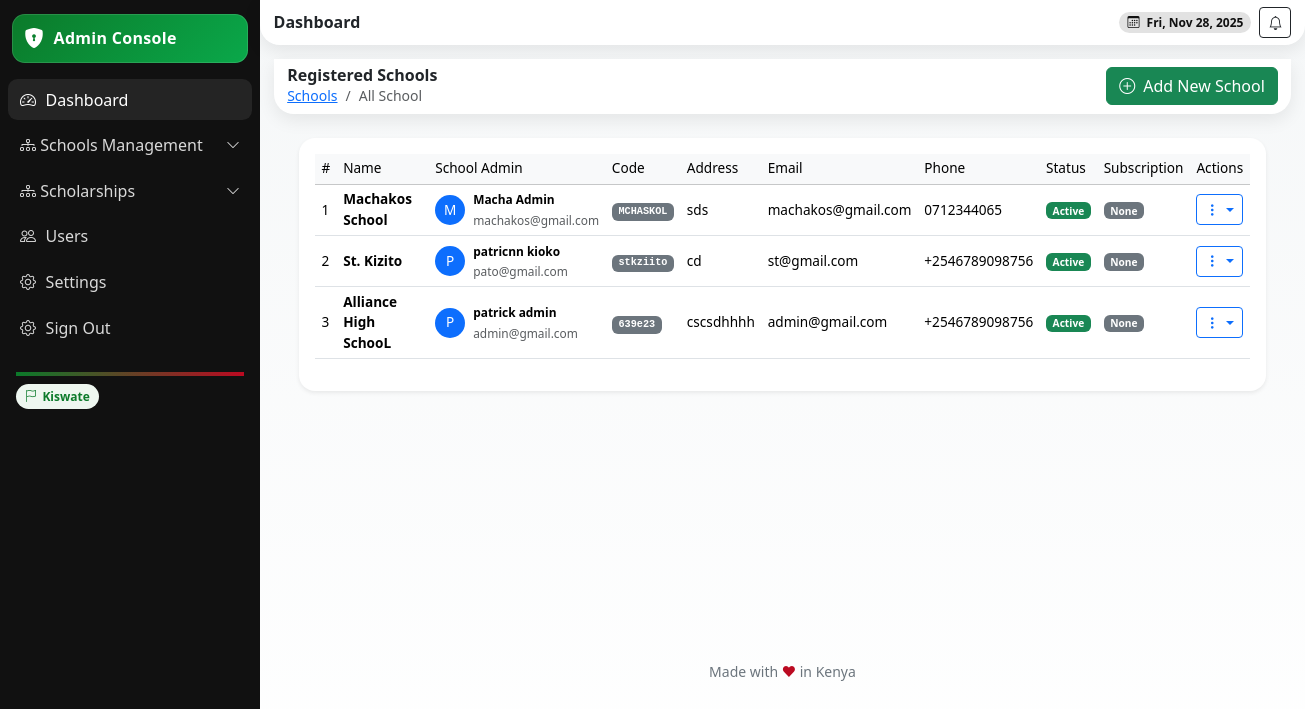
Before: /school-list/ (signed in) with the older database file.
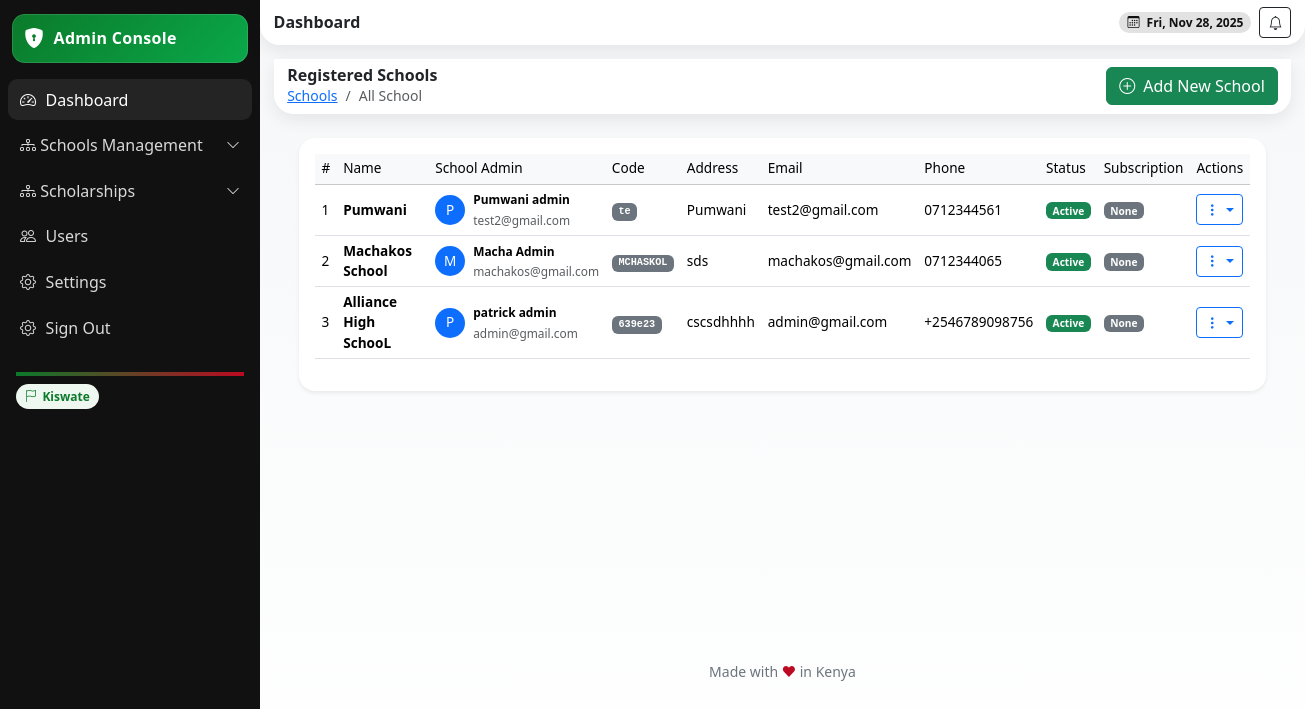
After: the same page with the newer database file.
### school/models.py (models this page shows, shortened)
class School(models.Model):
    name = models.CharField(max_length=255)
    school_admin = models.OneToOneField(User, on_delete=models.CASCADE, related_name='school_admin_profile')
    code = models.CharField(max_length=50, unique=True)
    address = models.TextField(blank=True)
    contact_email = models.EmailField()
    contact_phone = models.CharField(max_length=15)
    county = models.ForeignKey(County, on_delete=models.SET_NULL, null=True, blank=True)
    city = models.ForeignKey(City, on_delete=models.SET_NULL, null=True, blank=True)
    constituency = models.ForeignKey(Constituency, on_delete=models.SET_NULL, null=True, blank=True)
    sub_county = models.ForeignKey(SubCounty, on_delete=models.SET_NULL, null=True, blank=True)
    ward = models.ForeignKey(Ward, on_delete=models.SET_NULL, null=True, blank=True)
    created_at = models.DateTimeField(auto_now_add=True)
    is_active = models.BooleanField(default=True)

### userauths/models.py (models this page shows, shortened)
class User(AbstractUser):
    COUNTRY_CURRENCY_MAP = {
        'KENYA': 'KES',
        'UGANDA': 'UGX',
    }
    username = None  # Disable username field
    phone_number = models.CharField(max_length=15, unique=True)
    country = models.CharField(max_length=15,blank=True, null=True)
    email = models.EmailField(unique=True)
    first_name = models.CharField(max_length=50)
    last_name = models.CharField(max_length=50)
    is_staff = models.BooleanField(default=False)
    is_superuser = models.BooleanField(default=False)
    is_admin = models.BooleanField(default=False)
    school_staff = models.BooleanField(default=False)
    is_student = models.BooleanField(default=False)
    is_teacher = models.BooleanField(default=False)
    is_parent = models.BooleanField(default=False)
    is_active = models.BooleanField(default=True)
    is_verified = models.BooleanField(default=False)
    created_at = models.DateTimeField(auto_now_add=True)
    updated_at = models.DateTimeField(auto_now=True)
    objects = CustomUserManager()
    USERNAME_FIELD = 'email'  # Use email as the username field
    REQUIRED_FIELDS = ['first_name', 'last_name', 'phone_number']  # Required fields for createsuperuser
    class Meta:
        ordering = ['-created_at']

### kiswate_digital_app/views.py (the view, shortened to what this page needs)
# urls.py: path("school-list/", views.school_list, name="school_list"),
@login_required
def school_list(request):
    if not request.user.is_superuser:
        messages.error(request, "Access denied: Superuser privileges required.")
        return redirect('dashboard')
    if request.method == 'POST':
        form = SchoolCreationForm(request.POST)
        if form.is_valid():
            school, password = form.save()
            messages.success(
                request,
                f'Successfully created school "{school.name}" ({school.code}). '
                f'Admin: {school.school_admin.get_full_name()}. '
                f'Temporary password: <strong>{password}</strong>. '
                f'Email sent: {"Yes" if form.cleaned_data["send_email"] else "No"}.'
            )
            logger.info(f"Created school {school.code} by superuser {request.user.email}.")
            return redirect('kiswate_digital_app:school_list')
        else:
            messages.error(request, "Please correct the form errors below.")
    else:
        form = SchoolCreationForm()
    query = request.GET.get('q', '')
    schools = School.objects.filter(is_active=True).order_by('-created_at')
    context = {
        'schools': schools,
        'form': form,
        'query': query,
    }
    return render(request, "Dashboard/school_list.html", context)

### templates/Dashboard/school_list.html (shortened to what this page needs)
{% extends 'Dashboard/admindash-base.html' %}
{% block content %}
<header class="header d-flex align-items-center justify-content-between">
    <div class="d-flex align-items-center gap-2">
        <div>
            <h6 class="m-0 fw-bold">Registered Schools</h6>
            <nav aria-label="breadcrumb" class="small">
                <ol class="breadcrumb mb-0">
                    <li class="breadcrumb-item">
                        <a href="{% url 'kiswate_digital_app:school_list' %}">Schools</a>
                    </li>
                    <li class="breadcrumb-item active">All School</li>
                </ol>
            </nav>
        </div>
    </div>
    <button class="btn btn-success" data-bs-toggle="modal" data-bs-target="#createSchoolModal">
        <i class="bi bi-plus-circle me-2"></i>Add New School
    </button>
</header>
<section class="content container-fluid py-4">
<div class="container">
    <div class="card shadow-sm border-0 rounded-4">
    <div class="card-body">
    <div class="table-responsive">
    <table class="table table-hover align-middle">
        <thead class="table-light">
        <tr>
            <th>#</th>
            <th>Name</th>
            <th>School Admin</th>
            <th>Code</th>
            <th>Address</th>
            <th>Email</th>
            <th>Phone</th>
            <th>Status</th>
            <th>Subscription</th>
            <th class="text-center">Actions</th>
        </tr>
        </thead>
        <tbody>
        {% for school in schools %}
        <tr>
            <td>{{ forloop.counter }}</td>
            <td><strong>{{ school.name }}</strong></td>
            <td>
                <div class="d-flex align-items-center">
                    {% if school.school_admin.profile_picture %}
                    <img src="{{ school.school_admin.profile_picture.url }}" width="30" height="30"
                         class="rounded-circle me-2">
                    {% else %}
                    <span class="rounded-circle bg-primary text-white d-flex align-items-center
                                 justify-content-center me-2"
                          style="width:30px; height:30px;">
                        {{ school.school_admin.get_full_name.0|upper }}
                    </span>
                    {% endif %}
                    <div>
                        <small class="fw-bold">{{ school.school_admin.get_full_name }}</small><br>
                        <small class="text-muted">{{ school.school_admin.email }}</small>
                    </div>
                </div>
            </td>
            <td><code class="badge bg-secondary">{{ school.code }}</code></td>
            <td>{{ school.address|truncatewords:6 }}</td>
            <td>{{ school.contact_email }}</td>
            <td>{{ school.contact_phone }}</td>
            <td>
                {% if school.is_active %}
                    <span class="badge bg-success">Active</span>
                {% else %}
                    <span class="badge bg-danger">Inactive</span>
                {% endif %}
            </td>
            <td>
                {% if school.platform_subscription %}
                <span class="badge bg-info">
                    {{ school.platform_subscription.plan.name }}
                    ({{ school.platform_subscription.get_status_display }})
                </span>
                {% else %}
                <span class="badge bg-secondary">None</span>
                {% endif %}
            </td>
            <td class="text-center">
                <div class="btn-group btn-group-sm">
                    <button class="btn btn-outline-primary dropdown-toggle" data-bs-toggle="dropdown">
                        <i class="bi bi-three-dots-vertical"></i>
                    </button>
                </div>
            </td>
        </tr>
        {% empty %}
        <tr>
            <td colspan="10" class="text-center py-5 text-muted">No schools registered.</td>
        </tr>
        {% endfor %}
        </tbody>
    </table>
    </div>
    </div>
    </div>
</div>
</section>
{% endblock %}

Changed rows visible on the page:
no longer on this page (row edited): School: name "St. Kizito", school_admin.get_full_name.0 "P", school_admin.get_full_name "patricnn kioko", school_admin.email "pato@gmail.com", code "stkziito", address "cd", contact_email "st@gmail.com", contact_phone "+2546789098756", is_active "Active", shows "None"
added School: name "Pumwani", school_admin.get_full_name.0 "P", school_admin.get_full_name "Pumwani admin", school_admin.email "test2@gmail.com", code "te", address "Pumwani", contact_email "test2@gmail.com", contact_phone "0712344561", is_active "Active", shows "None"
